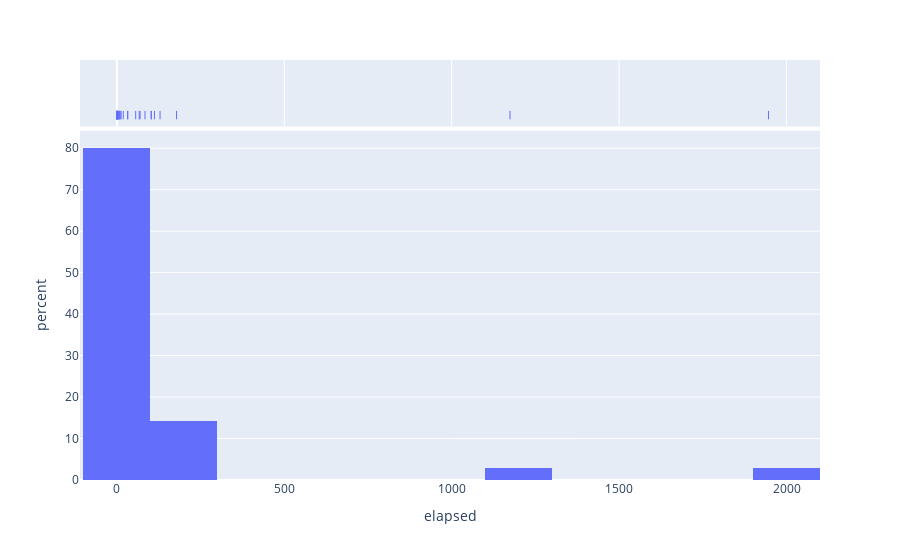

Notebook source saved alongside this figure:
### Code cell
# TODO write elapsed to file in .jl
elapsed = [0.3880000114440918,
 9.141999959945679,
 1946.090000152588,
 2.0179998874664307,
 178.1909999847412,
 1174.180999994278,
 0.40000009536743164,
 0.3659999370574951,
 8.815999984741211,
 69.34700012207031,
 0.9609999656677246,
 112.1930000782013,
 32.16499996185303,
 0.4159998893737793,
 0.3640000820159912,
 2.2280001640319824,
 8.58899998664856,
 102.38800001144409,
 56.218000173568726,
 66.67300009727478,
 0.4099998474121094,
 0.35500001907348633,
 19.11900019645691,
 128.89299988746643,
 102.93299984931946,
 4.309000015258789,
 4.7209999561309814,
 0.5299999713897705,
 0.35199999809265137,
 12.666999816894531,
 3.3440001010894775,
 1.496999979019165,
 84.0019998550415,
 32.37299990653992,
 0.41100001335144043]

elapsed_df = pd.DataFrame({"elapsed": elapsed})

fig = px.histogram(elapsed_df, x = "elapsed", marginal="rug", histnorm="percent")

fig.write_image(f"../images/elapsed.png")

fig.show()

### Figure 1 — Plotly figure (JSON) as saved in the notebook; plotly's stock layout.template omitted (floating-point values rounded to 4 significant figures)
{"data": [{"alignmentgroup": "True", "bingroup": "x", "histnorm": "percent", "hovertemplate": "elapsed=%{x}<br>percent=%{y}<extra></extra>", "legendgroup": "", "marker": {"color": "#636efa", "pattern": {"shape": ""}}, "name": "", "offsetgroup": "", "orientation": "v", "showlegend": false, "type": "histogram", "x": [0.388, 9.142, 1946.0, 2.018, 178.2, 1174.0, 0.4, 0.366, 8.816, 69.35, 0.961, 112.2, 32.16, 0.416, 0.364, 2.228, 8.589, 102.4, 56.22, 66.67, 0.41, 0.355, 19.12, 128.9, 102.9, 4.309, 4.721, 0.53, 0.352, 12.67, 3.344, 1.497, 84.0, 32.37, 0.411], "xaxis": "x", "yaxis": "y"}, {"alignmentgroup": "True", "boxpoints": "all", "fillcolor": "rgba(255,255,255,0)", "hoveron": "points", "hovertemplate": "elapsed=%{x}<extra></extra>", "jitter": 0, "legendgroup": "", "line": {"color": "rgba(255,255,255,0)"}, "marker": {"color": "#636efa", "symbol": "line-ns-open"}, "name": "", "offsetgroup": "", "showlegend": false, "type": "box", "x": [0.388, 9.142, 1946.0, 2.018, 178.2, 1174.0, 0.4, 0.366, 8.816, 69.35, 0.961, 112.2, 32.16, 0.416, 0.364, 2.228, 8.589, 102.4, 56.22, 66.67, 0.41, 0.355, 19.12, 128.9, 102.9, 4.309, 4.721, 0.53, 0.352, 12.67, 3.344, 1.497, 84.0, 32.37, 0.411], "xaxis": "x2", "yaxis": "y2"}], "layout": {"barmode": "relative", "legend": {"tracegroupgap": 0}, "margin": {"t": 60}, "xaxis": {"anchor": "y", "domain": [0, 1], "title": {"text": "elapsed"}}, "xaxis2": {"anchor": "y2", "domain": [0, 1], "matches": "x", "showgrid": true, "showticklabels": false}, "yaxis": {"anchor": "x", "domain": [0, 0.8316], "title": {"text": "percent"}}, "yaxis2": {"anchor": "x2", "domain": [0.8416, 1], "matches": "y2", "showgrid": false, "showline": false, "showticklabels": false, "ticks": ""}}}
